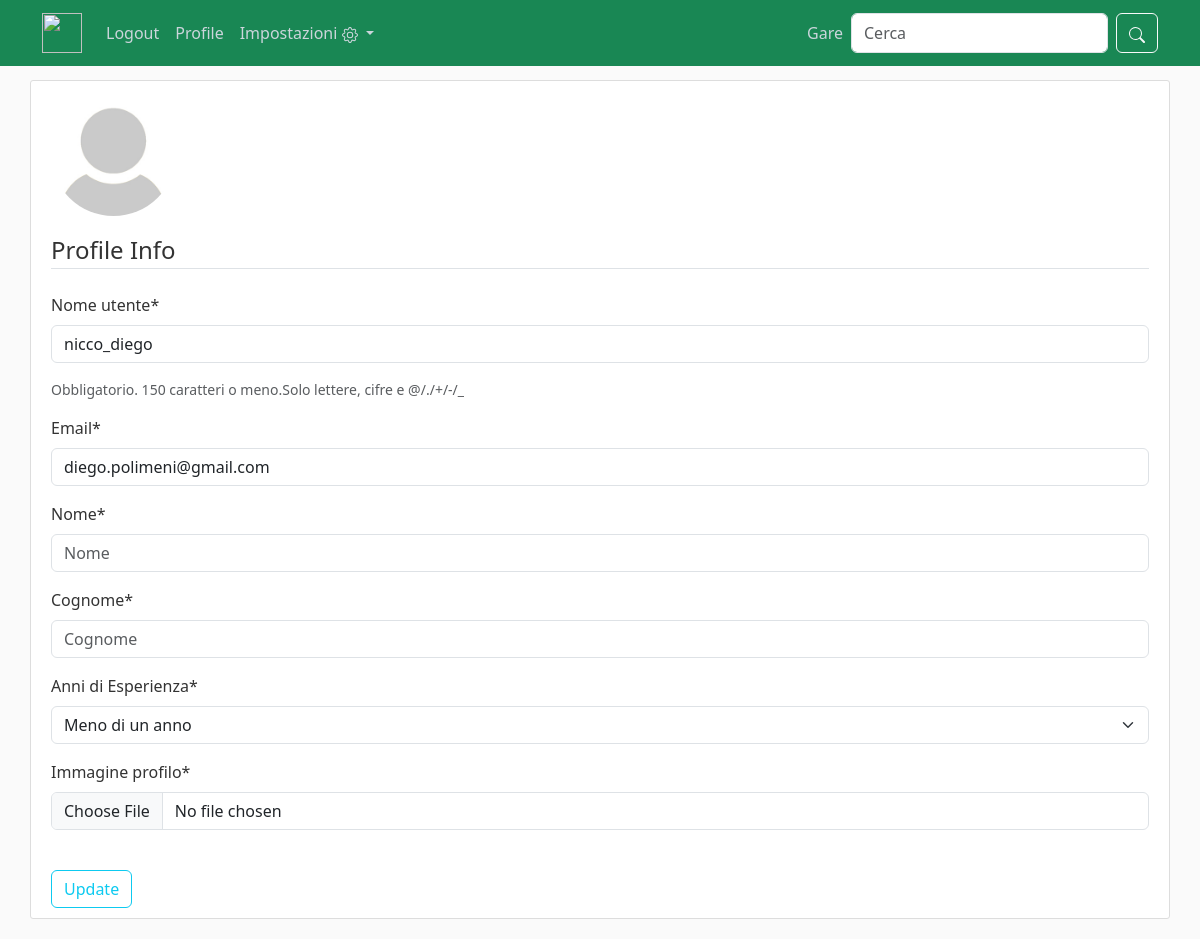
Before: /profile/settings/ (signed in) with the older database file.
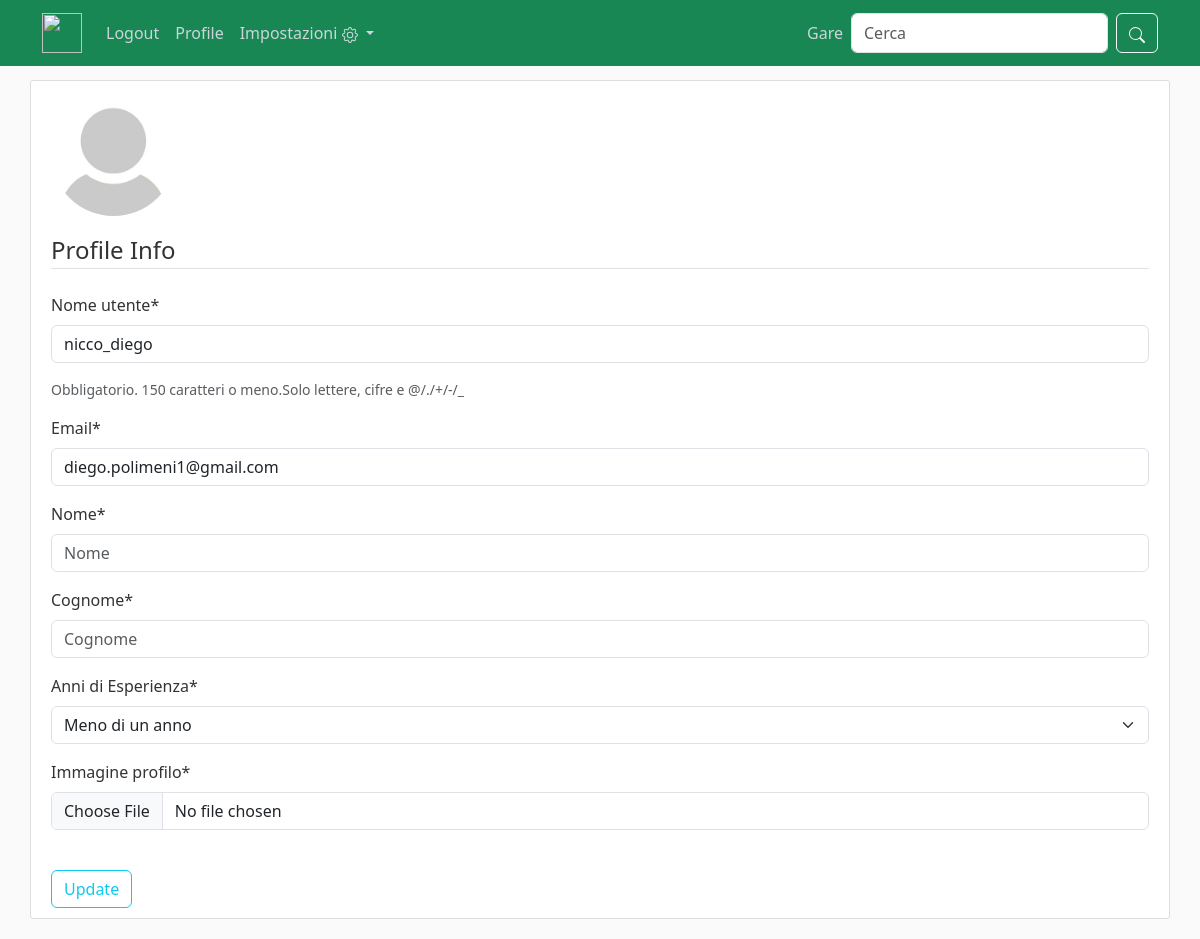
After: the same page with the newer database file.
### users/models.py (models this page shows, shortened)
class CustomUser(AbstractUser):
    OPTION_CHOICES = (
        ('Gplayer', 'Giocatore'),
        ('Gclub', 'Circolo'),
    )
    which_account = models.CharField(max_length=20, choices=OPTION_CHOICES)
    class Meta:
        constraints = [
            models.UniqueConstraint(fields=['email'], name='unique email')
        ]

class playerProfile(models.Model):
    OPTION_EXPERIENCE = (
        ('< 1', 'Meno di un anno'),
        ('1 - 3', 'Tra uno e tre anni'),
        (' > 3', 'Più di 3 anni')
    )
    user = models.OneToOneField(CustomUser, on_delete=models.CASCADE)
    img = models.ImageField(default='default.jpeg', upload_to='image_pics')
    name = models.CharField(max_length=64)
    surname = models.CharField(max_length=64)
    experience = models.CharField(max_length=20, choices=OPTION_EXPERIENCE, default='-1')
    description = models.CharField(max_length=256, null=True, blank=True)

### users/views.py (the view)
# urls.py: path('settings/', user_views.profile_settings, name='profile-settings'),
@login_required
def profile_settings(request):
    u_form, p_form = form_generator(request, request.user.which_account)
    if request.method == 'POST':
        if u_form.is_valid() and p_form.is_valid():
            u_form.save()
            p_form.save()
            messages.info(request, f'user {request.user.username} updated with succes')
            return redirect('profile-page')
    context = {
        'u_form': u_form,
        'p_form': p_form,
    }
    return render(request, 'users/profile_settings.html', context)

### users/forms.py
class UserUpdateForm(forms.ModelForm):
    class Meta:
        model = CustomUser
        fields = ['username', 'email']
        widgets = widgets

class ProfileUpdateForm(forms.ModelForm):
    class Meta:
        model = playerProfile
        fields = ['name', 'surname', 'experience', 'img']
        widgets = widgets

### users/utils.py (called while the page is built)
def form_generator(request, account_type):
    if request.method == "POST":
        u_form = UserUpdateForm(request.POST, instance=request.user)
        if account_type == 'Gplayer':
            p_form = ProfileUpdateForm(request.POST,
                                       request.FILES,
                                       instance=request.user.playerprofile)
        else:
            p_form = ClubUpdateForm(request.POST,
                                       request.FILES,
                                       instance=request.user.clubprofile)
    else:
        u_form = UserUpdateForm(instance=request.user)
        if account_type == 'Gplayer':
            p_form = ProfileUpdateForm(instance=request.user.playerprofile)
        else:
            p_form = ClubUpdateForm(instance=request.user.clubprofile)
    return u_form, p_form

### users/templates/users/profile_settings.html (shortened to what this page needs)
{% extends 'users/base_user.html' %}
{% load crispy_forms_tags %}
{% block content %}
    <div class="content-section">
      <div class="media">
        {% if user.playerprofile %}
          <img class="rounded-circle account-img" src="{{ user.playerprofile.img.url }}">
        {% else %}
          <img class="rounded-circle account-img" src="{{ user.clubprofile.img.url }}">
        {% endif %}
      </div>
      <form method="POST" enctype="multipart/form-data">
            <fieldset class="form-group">
                <legend class="border-bottom mb-4">Profile Info</legend>
                <div id="div_id_username" class="mb-3">
                    <label for="id_username" class="form-label requiredField">
                    Nome utente<span class="asteriskField">*</span>
                    </label>
                    {{u_form.username}}
                    <div id="hint_id_username" class="form-text">
                        Obbligatorio. 150 caratteri o meno.Solo lettere, cifre e @/./+/-/_
                    </div>
                </div>
                <div id="div_id_eamil" class="mb-3">
                    <label for="id_email" class="form-label requiredField">
                    Email<span class="asteriskField">*</span>
                    </label>
                    {{u_form.email}}
                </div>
                {% if user.playerprofile %}
                <div id="div_id_name" class="mb-3">
                    <label for="id_name" class="form-label requiredField">
                    Nome<span class="asteriskField">*</span>
                    </label>
                    {{p_form.name}}
                </div>
                <div id="div_id_surname" class="mb-3">
                    <label for="id_surname" class="form-label requiredField">
                    Cognome<span class="asteriskField">*</span>
                    </label>
                    {{p_form.surname}}
                </div>
                <div id="div_id_experience" class="mb-3">
                    <label for="id_experience" class="form-label requiredField">
                    Anni di Esperienza<span class="asteriskField">*</span>
                    </label>
                    {{p_form.experience}}
                </div>
                <div id="div_id_img" class="mb-3">
                    <label for="id_img" class="form-label requiredField">
                        Immagine profilo<span class="asteriskField">*</span>
                    </label>
                    <div>
                        <input type="file" name="img" class="form-control" accept="image/*" id="id_img">
                    </div>
                </div>
                {% else %}
                    {{p_form|crispy}}
                {% endif %}
            </fieldset>
            <div class="form-group mt-4">
                <button class="btn btn-outline-info" type="submit">Update</button>
            </div>
      </form>
    </div>
{% endblock content%}

Changed rows visible on the page:
changed CustomUser "nicco_diego": email "diego.polimeni@gmail.com" → "diego.polimeni1@gmail.com"
